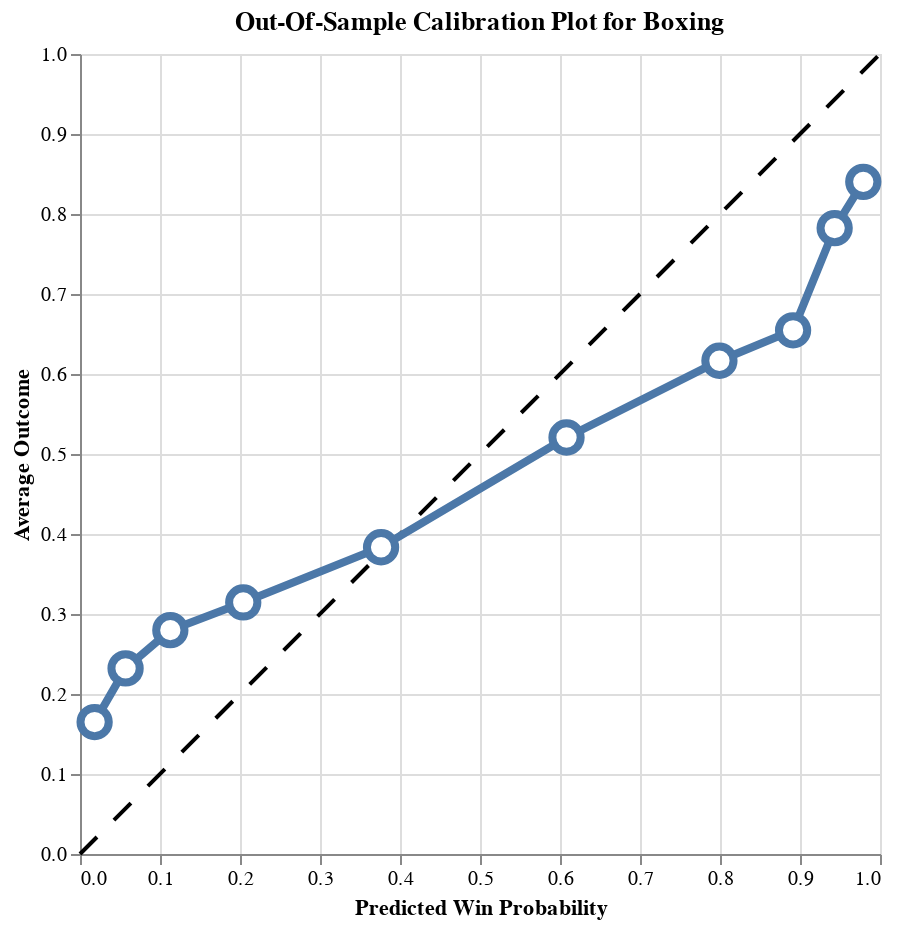

The notebook cell this image was saved under:
### Code cell
trueskill.plot_calibration_oos(oos_data=boxing_test, game='Boxing')

### Figure 1 — Vega-Lite specification as saved in the notebook (floating-point values rounded to 4 significant figures)
{"config": {"view": {"continuousWidth": 300, "continuousHeight": 300}}, "layer": [{"data": {"name": "data-42f50405073b2dbe8396db6b7dd2f6be"}, "mark": {"type": "line", "color": "black", "strokeDash": [12, 12]}, "encoding": {"x": {"field": "x", "type": "quantitative"}, "y": {"field": "y", "type": "quantitative"}}}, {"data": {"name": "data-71e94924f89cc1aa4bec617030d4f146"}, "mark": {"type": "line", "strokeWidth": 4}, "encoding": {"x": {"field": "win_prob_midpoint", "title": "Predicted Win Probability", "type": "quantitative"}, "y": {"field": "avg_outcome", "title": "Average Outcome", "type": "quantitative"}}}, {"data": {"name": "data-71e94924f89cc1aa4bec617030d4f146"}, "mark": {"type": "point", "fill": "white", "opacity": 1, "size": 200, "strokeWidth": 4}, "encoding": {"x": {"field": "win_prob_midpoint", "type": "quantitative"}, "y": {"field": "avg_outcome", "type": "quantitative"}}}], "height": 400, "title": "Out-Of-Sample Calibration Plot for Boxing", "width": 400, "$schema": "https://vega.github.io/schema/vega-lite/v5.20.1.json", "datasets": {"data-42f50405073b2dbe8396db6b7dd2f6be": [{"x": 0, "y": 0}, {"x": 1, "y": 1}], "data-71e94924f89cc1aa4bec617030d4f146": [{"avg_outcome": 0.1649, "win_prob_midpoint": 0.01828}, {"avg_outcome": 0.232, "win_prob_midpoint": 0.05697}, {"avg_outcome": 0.2798, "win_prob_midpoint": 0.1129}, {"avg_outcome": 0.3144, "win_prob_midpoint": 0.2041}, {"avg_outcome": 0.3834, "win_prob_midpoint": 0.3763}, {"avg_outcome": 0.5206, "win_prob_midpoint": 0.6081}, {"avg_outcome": 0.6166, "win_prob_midpoint": 0.7993}, {"avg_outcome": 0.6546, "win_prob_midpoint": 0.8913}, {"avg_outcome": 0.7824, "win_prob_midpoint": 0.9433}, {"avg_outcome": 0.8402, "win_prob_midpoint": 0.9791}]}}
